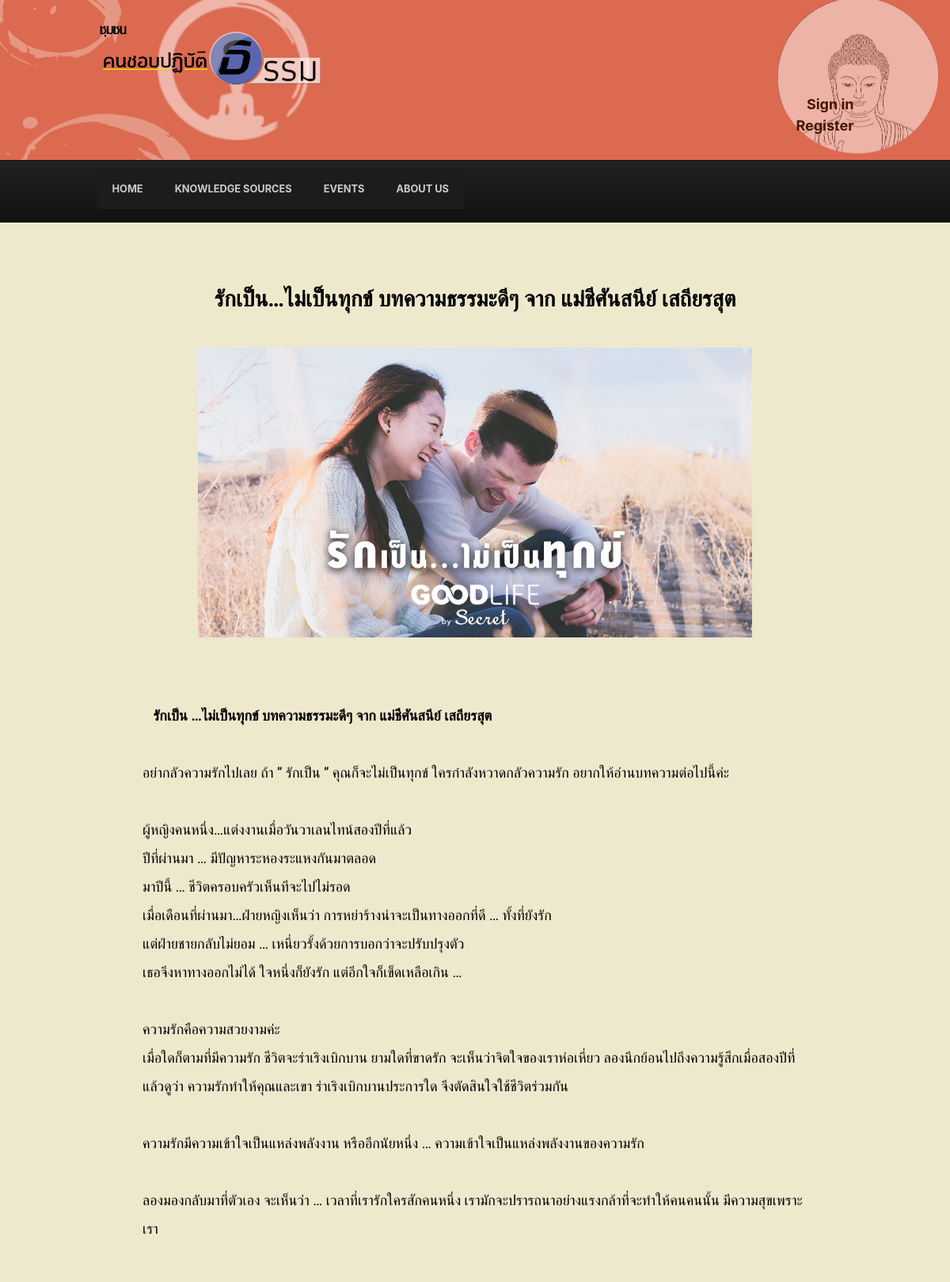
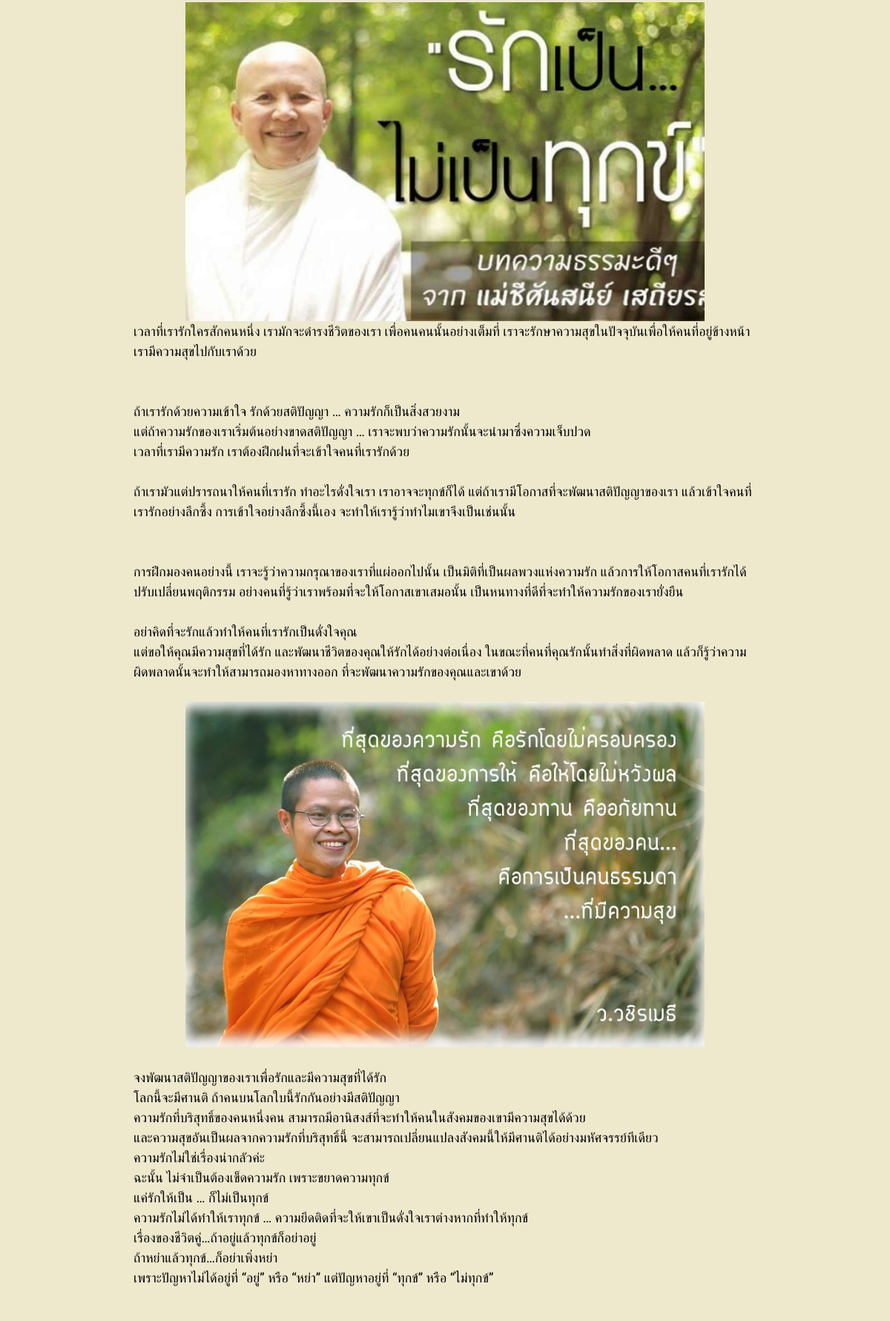
The page /news_form.php?id=26 (upper part) on the database its author committed (2 pictures, top to bottom).
### tables this page shows
CREATE TABLE `news` (
  `id` int(11) NOT NULL,
  `title` varchar(500) NOT NULL,
  `detail` longtext NOT NULL,
  `date` timestamp NOT NULL DEFAULT CURRENT_TIMESTAMP ON UPDATE CURRENT_TIMESTAMP
);

### news_form.php (the view, shortened to what this page needs)
<?php
  require('connect.php');
  if(isset($_GET['id'])){
     $c_id = $_GET['id'];
  }else{
    $c_id = 1;
  }
  $sql = "SELECT * FROM news WHERE id = $c_id";
  $result = ($conn->query($sql))->fetch();
?>
<!DOCTYPE html>
<html>
<head>
  <link href="css/main.css" rel="stylesheet">
  <link href="css/bootstrap-grid.css" rel="stylesheet">
  <link href="css/bootstrap-reboot.css" rel="stylesheet">
  <link rel="stylesheet" href="css/reset.css" type="text/css" />
  <link rel="stylesheet" href="css/styles.css" type="text/css" />
  <link rel="stylesheet" type="text/css" href="css/bootstrap.css">
  <link href="css/carousel.css" rel="stylesheet" type="text/css" >
</head>
<body class="Backg-body">
  <main role="main">
<header class="header_Bg">
      <div class="navbar-header width">
        <img class="img left" src="img/Logo1.png" alt="Logo1">
        <spen class="right">
         <?php
              if(isset($_SESSION['user_data'])){
                $html_username_tag = "<div><a class=\"btn-link\" href=\"profile.php\">สวัสดีคุณ ".$_SESSION['user_data']['username']."</a></div>";
                $html_sign_out = "<div><a class=\"btn-link\" href=\"index.php?sign_out\">Sign out</a></div>";
                echo $html_username_tag.$html_sign_out;
              }else{
                $html_sign_in = "<div><a class=\"btn-link\" href=\"#openModal_sign_in\">Sign in</a></div>";
                $html_register = "<div><a class=\"btn-link\" href=\"register.php\">Register</a></div>";
                echo $html_sign_in.$html_register;
              }
            ?>
        </spen>
      </div>
    </header>
     <nav id="mainnav">
      <div class="width">
          <ul>
              <li class="dropdown">
                  <button class="dropbtn2" id="home"><a href="index.php">Home</a></button>
              </li>
              <li><a class="dropbtn2" href="#">Knowledge sources</a></li>
              <li><a class="dropbtn2" href="#">Events</a></li>
              <li><a class="dropbtn2" href="#">About us</a></li>
          </ul>
      </div>
    </nav>
    <div class="container_baby font-Tri" style="margin-top: 5rem; color: black;" >
    	<h3 class="text-center " style="font-weight: bold;">
        <?php
          echo $result["title"];
        ?>
      </h3><br>
    	<?php
           echo $result["detail"];
      ?>
		<br><br>
    </div>
        <body onLoad="ChangeCaptcha()">
  </main>
</body>
</html>

### css/main.css (style rules this page uses)
.header_Bg { background-image: url(../Img/Header-bg1.png); position: inherit; margin: 0 auto; }
.font-Tri { font-family: 'Trirong', serif; font-size: 18px; }
.dropbtn2 { color: white; border: none; cursor: pointer; font-weight:bold; background-color: #1C1C1C; }
.dropdown { position: relative; display: inline-block; }
.Backg-body { background-color: #EEE8CD; }
.left { text-align: left; }
.right { text-align: right; }
.img { width: 30%; }
.container_baby { padding-right: 15%; padding-left: 15%; }

### css/styles.css (style rules this page uses)
body { margin:0px auto; padding:0; font-family: 'Source Sans Pro', 'sans-serif'; font-size: 1.2em; color:#666; font-weight: 300; }
* { margin:0; padding:0; }
img { max-width: 100%; height: auto; }
p { line-height:2.0em; margin-bottom:20px; }
a { color:#D6593D; }
h3 { color:#D85E43; font-weight: bold; font-size:1.6em; padding-bottom:10px; text-transform: uppercase; }
ul, ol { padding: 0; margin:0 0 35px 35px; list-style: disc; }
li { padding:5px 0; }
.width { width: 79.75%; margin: 0 auto; }
header { padding:30px 0 30px; margin:0 auto; background-color: #DC6A50; }
nav#mainnav { background-color: #222; background-image:linear-gradient(#222, #111); border-top: 1px solid #111; border-bottom: 1px solid #000; }
nav#mainnav ul { padding: 0; margin: 0; list-style: none; }
nav#mainnav ul li { border-bottom:none; padding: 10px 0; display: block; float: left; }
nav#mainnav li a { color: #ccc; float: left; display: block; padding: 15px 20px; border-top: 1px solid transparent; text-align: center; text-transform: uppercase; font-weight: bold; font-size: 0.8em; text-decoration: none; }

### css/carousel.css (style rules this page uses)
body { padding-top: 0rem; padding-bottom: 0rem; color: #5a5a5a; }

### rows shown on the page
news: title "รักเป็น…ไม่เป็นทุกข์ บทความธรรมะดีๆ จาก แม่ชีศันสนีย์ เสถียรสุต", detail (picture), detail "รักเป็น …ไม่เป็นทุกข์ บทความธรรมะดีๆ จาก แม่ชีศันสนีย์ เสถียรสุต อย่ากลัวความรักไปเลย ถ้า ” รักเป็น ” คุณก็จะไม่เป็นทุกข์ ใครกำลังหวาดกลัวความรัก อยากให้อ่านบทความต่อไปนี้ค่ะ ผู้หญิงคนหนึ่ง…แต่งงานเมื่อวันวาเลนไทน์สองปีที่แล้ว ปีที่ผ่านมา … มีปัญหาระหองระแหงกันมาตลอด มาปีนี้ … ชีวิตครอบครัวเห็นทีจะไปไม่รอด เมื่อเดือนที่ผ่านมา…ฝ่ายหญิงเห็นว่า การหย่าร้างน่าจะเป็นทางออกที่ดี … ทั้งที่ยังรัก แต่ฝ่ายชายกลับไม่ยอม … เหนี่ยวรั้งด้วยการบอกว่าจะปรับปรุงตัว เธอจึงหาทางออกไม่ได้ ใจหนึ่งก็ยังรัก แต่อีกใจก็เข็ดเหลือเกิน … ความรักคือความสวยงามค่ะ เมื่อใดก็ตามที่มีความรัก ชีวิตจะร่าเริงเบิกบาน ยามใดที่ขาดรัก จะเห็นว่าจิตใจของเราห่อเหี่ยว ลองนึกย้อนไปถึงความรู้สึกเมื่อสองปีที่แล้วดูว่า…"
